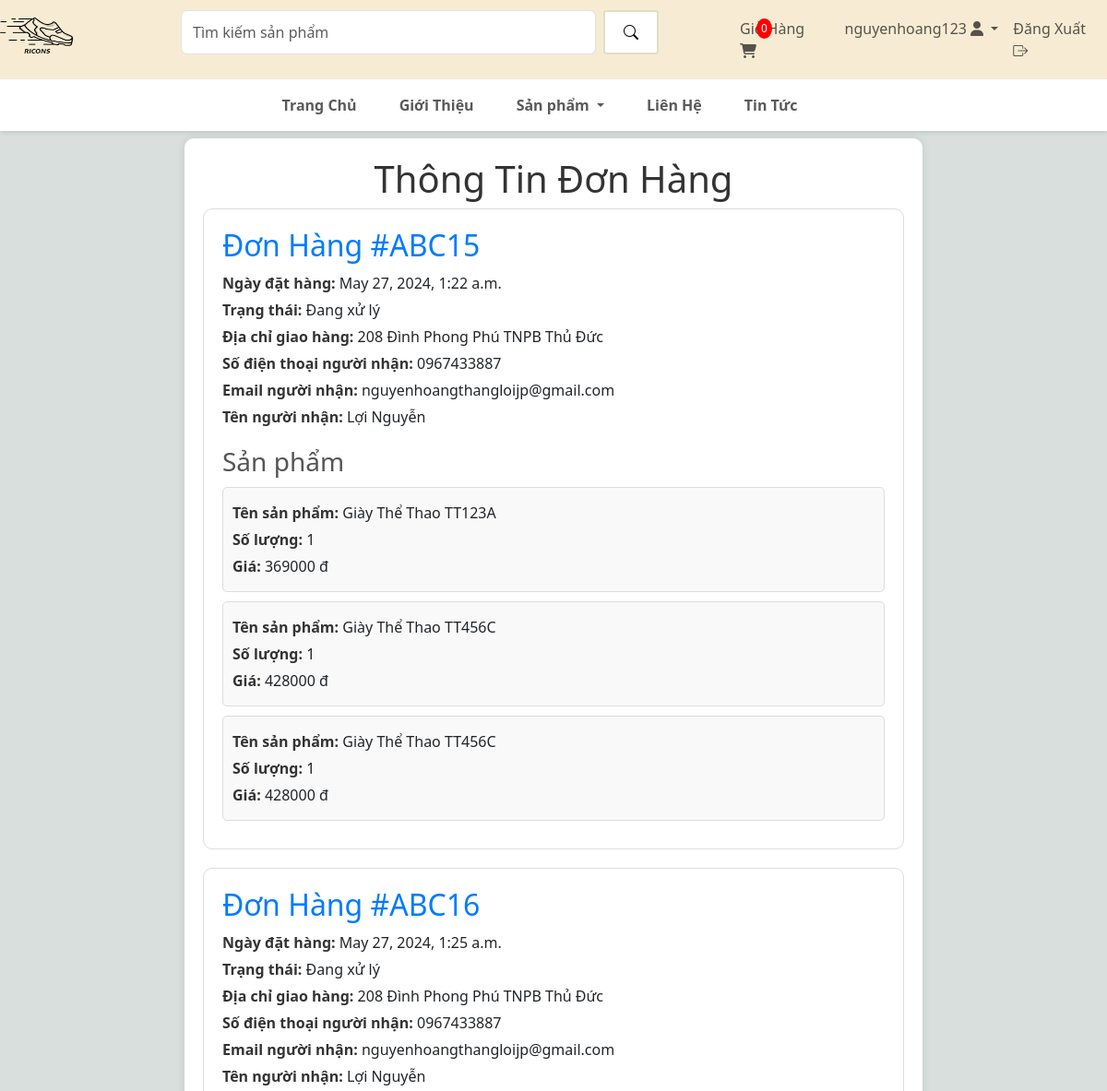
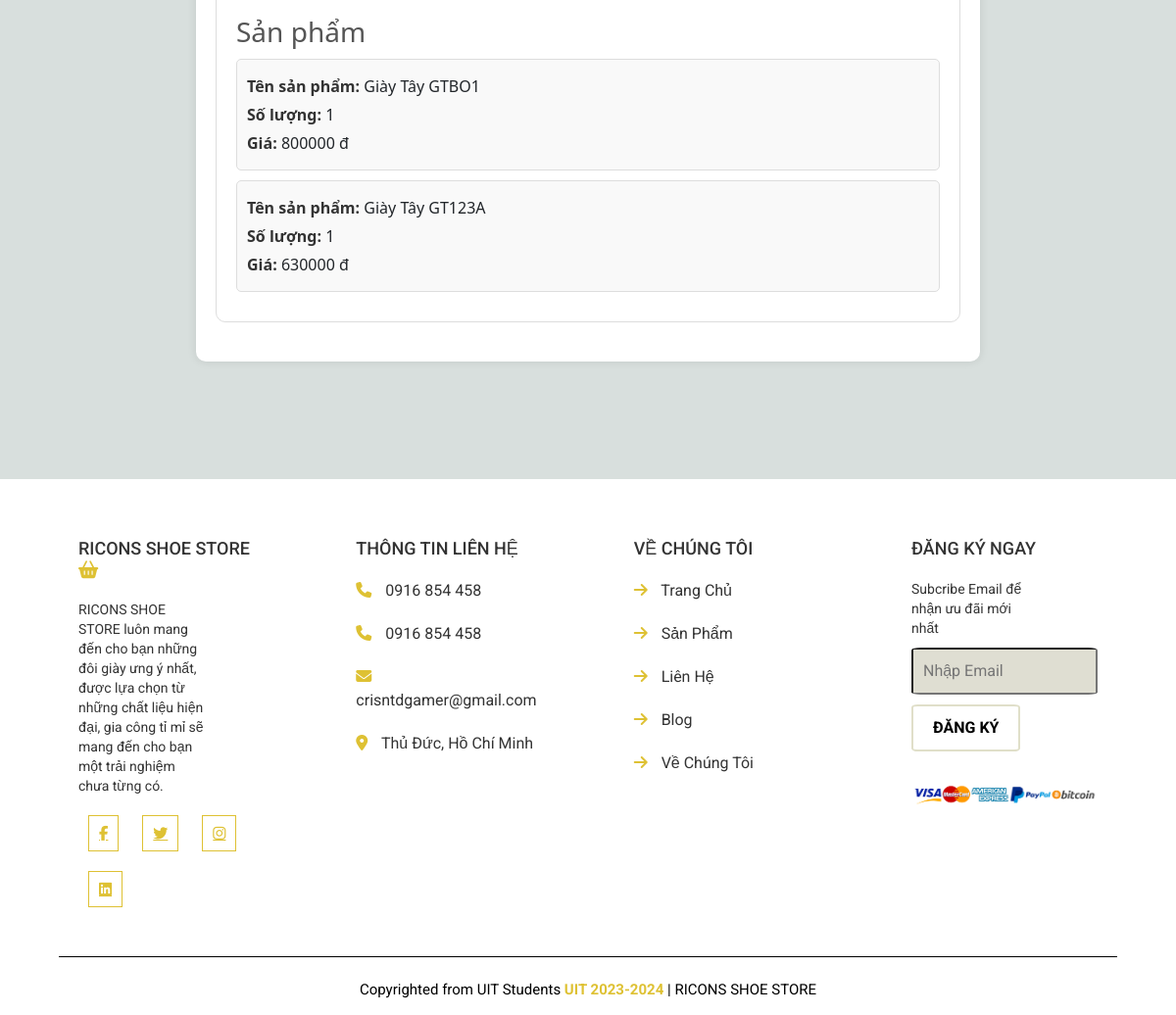
/donhang (signed in), run on the app's committed database (2 pictures, top to bottom).
### app/models.py (models this page shows, shortened)
class GioHang(models.Model):
    khach_hang = models.ForeignKey(User, on_delete=models.SET_NULL, blank=True, null=True)
    ngay_dat = models.DateTimeField(auto_now_add=True)
    ten = models.CharField(max_length=300, null=True, blank=False)
    hoan_thanh = models.BooleanField(default=False, null=True, blank=False)

class DiaChiGiaoHang(models.Model):
    khach_hang = models.ForeignKey(User, on_delete=models.SET_NULL, blank=True, null=True)
    gio_hang = models.ForeignKey(GioHang, on_delete=models.SET_NULL, blank=True, null=True)
    thanh_pho = models.CharField(max_length=300, null=True)
    quan = models.CharField(max_length=300, null=True)
    phuong = models.CharField(max_length=300, null=True)
    dia_chi = models.CharField(max_length=300, null=True)
    sdt = models.CharField(max_length=300, null=True)
    ngay_giao = models.DateTimeField(auto_now_add=True)
    email = models.EmailField(max_length=300, null=True)
    ten_nguoi_nhan = models.CharField(max_length=300, null=True)

class MucGioHang(models.Model):
    san_pham = models.ForeignKey(SanPham, on_delete=models.SET_NULL, blank=True, null=True)
    gio_hang = models.ForeignKey(GioHang, on_delete=models.SET_NULL, blank=True, null=True)
    so_luong = models.IntegerField(default=0, null=True, blank=True)
    ngay_them = models.DateTimeField(auto_now_add=True)
    kich_thuoc = models.IntegerField(default=37)

class SanPham(models.Model):
    the_loai = models.ForeignKey(TheLoai, on_delete=models.CASCADE, default=1)
    ten = models.CharField(max_length=300, null=True, blank=False)
    gia = models.IntegerField(blank=False)
    hinh = models.ImageField(null=True, blank=True)
    khuyen_mai = models.BooleanField(default=False)
    gia_km = models.IntegerField(blank=True, null=True)
    mo_ta = RichTextField(default='', blank=True)
    hinh_phu_1 = models.ImageField(null=True, blank=True)
    hinh_phu_2 = models.ImageField(null=True, blank=True)
    hinh_phu_3 = models.ImageField(null=True, blank=True)
    hinh_phu_4 = models.ImageField(null=True, blank=True)

### app/views.py (the view)
# urls.py: path('donhang', views.donhang, name='donhang'),
def donhang(request):
    theloai_list = TheLoai .objects.all()
    gio_hang_nguoi_dung = GioHang.objects.filter(khach_hang=request.user, hoan_thanh = True)
    context = {
        'gio_hang_nguoi_dung' : gio_hang_nguoi_dung,
        'theloai_list' : theloai_list,
    }
    return render(request, 'app/donhang.html', context)

### app/context_processors.py (called while the page is built)
def tong_san_pham_trong_gio_hang(request):
    return {
        'tong_san_pham_trong_gio_hang': lay_so_luong_san_pham_trong_gio_hang(request.user)
    }

### app/views.py (called while the page is built)
def lay_so_luong_san_pham_trong_gio_hang(user):
    if user.is_authenticated:
        gio_hang = GioHang.objects.filter(khach_hang=user, hoan_thanh=False).first()
        if gio_hang:
            muc_gio_hang = MucGioHang.objects.filter(gio_hang=gio_hang)
            tong_san_pham = 0
            for muc in muc_gio_hang:
                tong_san_pham += muc.so_luong
            return tong_san_pham
    return 0

### app/templates/app/donhang.html (shortened to what this page needs)
{% extends 'app/base.html' %}
{% block donhang %}
<div class="order-container" style="margin-top: 150px;">
    <h1>Thông Tin Đơn Hàng</h1>
    {% for gio_hang in gio_hang_nguoi_dung %}
    <div class="order-card">
        <h2>Đơn Hàng #ABC{{gio_hang.id}}</h2>
        <p><strong>Ngày đặt hàng:</strong> {{gio_hang.ngay_dat}}</p>
        <p><strong>Trạng thái:</strong> Đang xử lý</p>
        <p><strong>Địa chỉ giao hàng:</strong> {{ gio_hang.diachigiaohang_set.first.dia_chi }}</p>
        <p><strong>Số điện thoại người nhận:</strong> {{ gio_hang.diachigiaohang_set.first.sdt }}</p>
        <p><strong>Email người nhận:</strong> {{ gio_hang.diachigiaohang_set.first.email }}</p>
        <p><strong>Tên người nhận:</strong> {{ gio_hang.diachigiaohang_set.first.ten_nguoi_nhan }}</p>
        <div class="order-items">
            <h3>Sản phẩm</h3>
            {% for muc in gio_hang.mucgiohang_set.all %}
            <div class="item">
                <p><strong>Tên sản phẩm:</strong> {{muc.san_pham.ten}}</p>
                <p><strong>Số lượng:</strong> {{muc.so_luong}}</p>
                <p><strong>Giá:</strong>
                    {% if muc.san_pham.khuyen_mai %}
                    {{ muc.san_pham.gia_km }} đ
                    {% else %}
                    {{ muc.san_pham.gia }} đ
                    {% endif %}
                </p>
            </div>
            {% endfor %}
        </div>
    </div>
    {% endfor %}
</div>
{% endblock donhang %}

### app/templates/app/base.html (shortened to what this page needs)
{% load static %}
<!DOCTYPE html>
<html lang="en">
<head>
    <link href="https://cdn.jsdelivr.net/npm/bootstrap@5.3.3/dist/css/bootstrap.min.css" rel="stylesheet">
    <link rel="stylesheet" href="{% static 'app/style.css' %}">
    <link rel="stylesheet" href="https://cdn.jsdelivr.net/npm/bootstrap-icons@1.11.3/font/bootstrap-icons.min.css">
    <link rel="stylesheet" href="https://cdnjs.cloudflare.com/ajax/libs/font-awesome/6.5.2/css/all.min.css">
</head>
<body>
    <div class="container-fluid sticky-top">
        <nav class="navbar navbar-expand-lg justify-content-center" style="background-color: #f7ecd3;">
            <a href="{% url 'home'%}" class="navbar-brand"><img src="{% static 'images/logo.png'%}"
                    style="width: 80px; height: 60px;" alt=""></a>
            <ul class="navbar-nav">
                <li class="nav-item" style="margin-left: 100px; margin-right: 80px;">
                    <form class="d-flex" role="search" action="{% url 'search' %}">
                        <input class="form-control me-2" name="search" type="search" placeholder="Tìm kiếm sản phẩm"
                            aria-label="Search" style="width: 450px; border-radius: 20;">
                        <button class="btn btn-outline-success" type="submit">
                            <i class="bi bi-search"></i>
                        </button>
                    </form>
                </li>
                <li class="nav-item" style="margin-right: 10px;">
                    <a class="nav-link" href="{% url 'cart' %}">
                        Giỏ Hàng
                        <span class="cart-icon">
                            <i class="fa-solid fa-cart-shopping"></i>
                        </span>
                        <span class="cart-count">{{ tong_san_pham_trong_gio_hang }}</span>
                    </a>
                </li>
                {% if user.is_authenticated %}
                <li class="nav-item dropdown">
                    <a class="nav-link dropdown-toggle" href="#" role="button" data-bs-toggle="dropdown"
                        aria-expanded="false">
                        {{request.user}} <i class="fa-solid fa-user"></i>
                    </a>
                </li>
                <li class="nav-item">
                    <a class="nav-link" href="{% url 'logout_user' %}">
                        Đăng Xuất <i class="bi bi-box-arrow-right"></i>
                    </a>
                </li>
                {% else %}
                <li class="nav-item">
                    <a class="nav-link" href="{% url 'login_user' %}">Đăng Nhập <i class="fa-solid fa-key"></i></a>
                </li>
                {% endif %}
            </ul>
        </nav>
        <nav class="navbar navbar-expand-sm justify-content-center"
            style="background-color: white; box-shadow: 0px 2px 4px rgba(0, 0, 0, 0.1);">
            <ul class="navbar-nav">
                <li class="nav-item" style="margin-right: 30px;">
                    <a class="nav-link" href="{% url 'home' %}"><b>Trang Chủ</b></a>
                </li>
                <li class="nav-item" style="margin-right: 30px;">
                    <a class="nav-link" href="{% url 'about' %}"><b>Giới Thiệu</b></a>
                </li>
                <li class="nav-item dropdown" style="margin-right: 30px;">
                    <a class="nav-link dropdown-toggle" href="#" role="button" data-bs-toggle="dropdown"
                        aria-expanded="false">
                        <b>Sản phẩm</b>
                    </a>
                </li>
                <li class="nav-item" style="margin-right: 30px;">
                    <a class="nav-link" href="#"><b>Liên Hệ</b></a>
                </li>
                <li class="nav-item" style="margin-right: 30px;">
                    <a class="nav-link" href="#"><b>Tin Tức</b></a>
                </li>
            </ul>
        </nav>
    </div>
    {% block donhang %} {% endblock donhang %}
    <section class="footer">
        <div class="container-footer">
            <div class="box">
                <h3>RICONS SHOE STORE <i class="fas fa-shopping-basket"></i></h3>
                <p>RICONS SHOE STORE luôn mang đến cho bạn những đôi giày ưng ý nhất, được lựa chọn từ những chất liệu
                    hiện đại, gia công tỉ mỉ sẽ mang đến cho bạn một trải nghiệm chưa từng có. </p>
                <div class="share">
                    <a href="#" class="fab fa-facebook-f"></a>
                    <a href="#" class="fab fa-twitter"></a>
                    <a href="#" class="fab fa-instagram"></a>
                    <a href="#" class="fab fa-linkedin"></a>
                </div>
            </div>
            <div class="box">
                <h3>THÔNG TIN LIÊN HỆ </h3>
                <a href="#" class="link"> <i class="fas fa-phone"></i> 0916 854 458 </a>
                <a href="#" class="link"> <i class="fas fa-phone"></i> 0916 854 458 </a>
                <a href="#" class="link"> <i class="fas fa-envelope"></i> crisntdgamer@gmail.com </a>
                <a href="#" class="link"> <i class="fas fa-map-marker-alt"></i> Thủ Đức, Hồ Chí Minh </a>
            </div>
            <div class="box">
                <h3> VỀ CHÚNG TÔI </h3>
                <a href="#" class="link"> <i class="fas fa-arrow-right"></i> Trang Chủ </a>
                <a href="#" class="link"> <i class="fas fa-arrow-right"></i> Sản Phẩm </a>
                <a href="#" class="link"> <i class="fas fa-arrow-right"></i> Liên Hệ </a>
                <a href="#" class="link"> <i class="fas fa-arrow-right"></i> Blog </a>
                <a href="#" class="link"> <i class="fas fa-arrow-right"></i> Về Chúng Tôi </a>
            </div>
            <div class="box">
                <h3> ĐĂNG KÝ NGAY </h3>
                <p>Subcribe Email để nhận ưu đãi mới nhất </p>
                <input type="text" placeholder="Nhập Email" class="email">
                <input type="submit" value="ĐĂNG KÝ" class="btn">
                <img src="{% static 'images/bank.png' %}" class="payment-img" alt="">
            </div>
            <div class="credit"> Copyrighted from UIT Students <span> UIT 2023-2024 </span> | RICONS SHOE STORE </div>
        </div>
    </section>
</body>
</html>

### app/static/app/style.css (style rules this page uses)
body { background-color: #D8DFDD; }
.footer { background-color: #fff; color: #333; padding: 5%; display: flex; justify-content: space-between; align-items: flex-start; flex-wrap: wrap; font-family: "Roboto", sans-serif; margin-top: 10%; }
.box i { color: #DEC133; }
.container-footer { display: flex; justify-content: space-between; align-items: flex-start; flex-wrap: wrap; }
.box { width: calc(25% - 40px); padding: 0 20px; margin-bottom: 40px; }
.box h3 { font-size: 18px; margin-bottom: 20px; }
.box p { font-size: 14px; margin: 10px 0px; line-height: 20px; width: 70%; }
.share a { color: #DEC133; font-size: 15px; margin: 10px; border: 1px solid; padding: 10px; }
.link { color: #333; text-decoration: none; display: block; margin-bottom: 20px; transition: color 0.3s; }
.link i { margin-right: 10px; color: #DEC133; transition: color 0.3s; }
.email { width: 100%; padding: 10px; margin-bottom: 10px; background-color: #DFDED2; border-radius: 5%; }
.btn { padding: 10px 20px; background-color: white; color: black; border: 2px solid #E0DFC9; border-radius: 6%; cursor: pointer; transition: background-color 0.3s, color 0.3s, border-color 0.3s; font-weight: bold; }
.payment-img { margin-top: 20px; max-width: 100%; }
.footer .credit { font-size: 15px; padding: 2% 0 0 0; color: black; border-top: 1px solid; position: relative; width: 100%; text-align: center; margin-bottom: -5%; }
.credit span { color: #DEC133; font-weight: bold; }
.cart-count { background-color: red; color: white; border-radius: 50%; padding: 2px 5px; font-size: 12px; position: absolute; top: 20px; }
:root { --white-light: rgba(255, 255, 255, 0.5); --alice-blue: #f8f9fa; --carribean-green: #40c9a2; --gray: #ededed; }
img { width: 100%; display: block; }
.btn { cursor: pointer; }

### app/templates/app/base.html (style rules this page uses)
html, body { margin: 0; padding: 0; width: 100%; overflow-x: hidden; }
.sticky-top { position: fixed; top: 0; width: 100%; z-index: 1000; }
.container-fluid { padding-left: 0; padding-right: 0; }

### app/templates/app/donhang.html (style rules this page uses)
.order-container { max-width: 800px; margin: auto; background-color: #fff; padding: 20px; border-radius: 10px; box-shadow: 0 0 10px rgba(0, 0, 0, 0.1); }
h1 { text-align: center; color: #333; }
.order-card { border: 1px solid #ddd; padding: 20px; border-radius: 10px; margin-bottom: 20px; }
h2 { color: #007bff; margin-bottom: 10px; }
p { margin: 5px 0; }
.order-items { margin-top: 20px; }
.order-items h3 { margin-bottom: 10px; color: #555; }
.item { background-color: #f9f9f9; padding: 10px; border: 1px solid #ddd; border-radius: 5px; margin-bottom: 10px; }
strong { color: #333; }

### data on the page
GioHang: id "15", ngay_dat "May 27, 2024, 1:22 a.m.", diachigiaohang_set.first.dia_chi "208 Đình Phong Phú TNPB Thủ Đức", diachigiaohang_set.first.sdt "0967433887", diachigiaohang_set.first.email "nguyenhoangthangloijp@gmail.com", diachigiaohang_set.first.ten_nguoi_nhan "Lợi Nguyễn"
MucGioHang: san_pham.ten "Giày Thể Thao TT123A", so_luong "1", san_pham.gia "369000"
MucGioHang: san_pham.ten "Giày Thể Thao TT456C", so_luong "1", san_pham.gia "428000"
MucGioHang: san_pham.ten "Giày Thể Thao TT456C", so_luong "1", san_pham.gia "428000"
GioHang: id "16", ngay_dat "May 27, 2024, 1:25 a.m.", diachigiaohang_set.first.dia_chi "208 Đình Phong Phú TNPB Thủ Đức", diachigiaohang_set.first.sdt "0967433887", diachigiaohang_set.first.email "nguyenhoangthangloijp@gmail.com", diachigiaohang_set.first.ten_nguoi_nhan "Lợi Nguyễn"
MucGioHang: san_pham.ten "Giày Tây GTBO1", so_luong "1", san_pham.gia "800000"
MucGioHang: san_pham.ten "Giày Tây GT123A", so_luong "1", san_pham.gia_km "630000"

### other printed values
{{ tong_san_pham_trong_gio_hang }} "0"
{{ request.user }} "nguyenhoang123"
